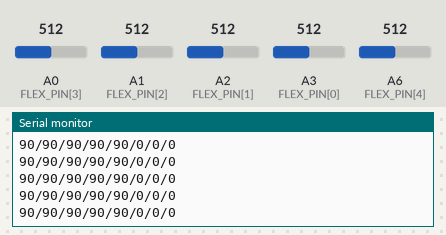
Bench run of a sketch on a simulated Arduino Nano, built with avr-gcc and run on an emulated ATmega328P. On the bench: the last lines printed to the serial monitor. The inputs (shaded band) are chosen by the test bench; at power-on: A1 (FLEX_PIN[2]) = 512, A6 (FLEX_PIN[4]) = 512, A0 (FLEX_PIN[3]) = 512, A2 (FLEX_PIN[1]) = 512, A3 (FLEX_PIN[0]) = 512.

Above: at 1.2 s.
1.3 s: A1 (FLEX_PIN[2]) set to 667
At 2.2 s:
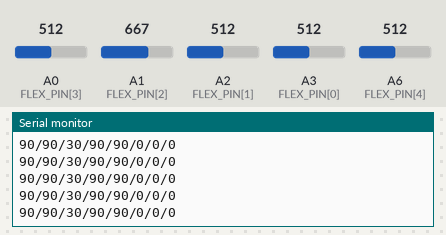
2.8 s: A1 (FLEX_PIN[2]) set to 695
At 3.8 s:
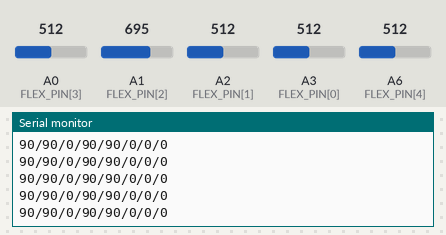
5.8 s: A6 (FLEX_PIN[4]) set to 631
At 6.7 s:
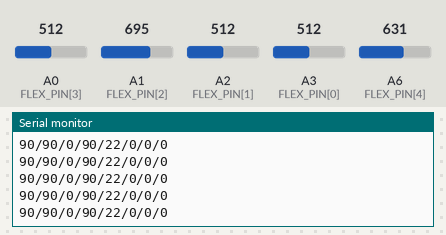
8.8 s: A6 (FLEX_PIN[4]) set to 659
At 9.8 s:
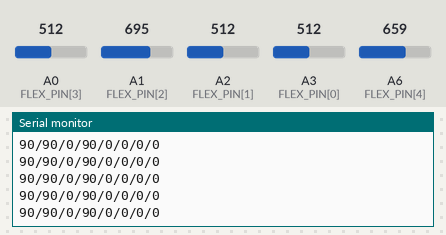
10.3 s: A0 (FLEX_PIN[3]) set to 620
At 10.8 s:
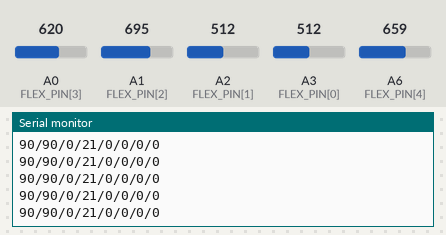
11.8 s: A0 (FLEX_PIN[3]) set to 642
At 12.5 s:
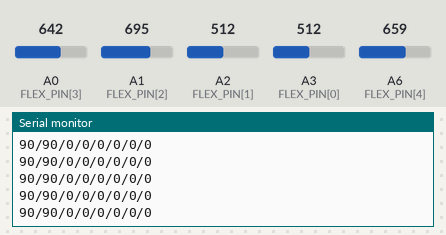
Timing chart, 0 to 14.8 s (numbered marks = the images above; inputs shaded):
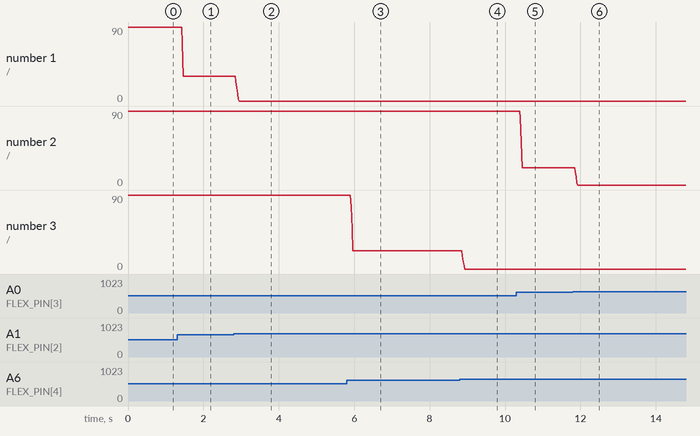

Measured:
- after the input at 1.3 s, the serial monitor: prints a new line after 0.14 s (image 1)
- after the input at 2.8 s, the serial monitor: prints a new line after 0.06 s (image 2)
- after the input at 5.8 s, the serial monitor: prints a new line after 0.12 s (image 3)
- after the input at 8.8 s, the serial monitor: prints a new line after 0.07 s (image 4)
- after the input at 10.3 s, the serial monitor: prints a new line after 0.11 s (image 5)
- after the input at 11.8 s, the serial monitor: prints a new line after 0.07 s (image 6)
- plotted number 1: 90 → 30 after the input at 1.3 s
- plotted number 2: 90 → 21 after the input at 10.3 s

The sketch:

FlexSensorToAngles.ino
```cpp
//Recommend using 47.5k resistors for wider range in ADC values.
//Potentially require a calibration function for setting upper and lower adc values instead of using constants every time.

const int WINDOW_SIZE = 5;
int filterSum[5] = {0};
int adc = 0;
int idx[5] = {0};

const int  INDEX = 0;
const int MIDDLE = 1;
const int   RING = 2;
const int  PINKY = 3;
const int  THUMB = 4;

int READINGS[5][5] = {0};

int angle[5] = {0};
int Roll = 0;
int Pitch = 0;
int Yaw = 0;

const int FLEX_PIN[5] = {A3, A2, A1, A0, A6};
const int UPPER_ADC[5] = {615, 640, 690, 635, 650};
const int LOWER_ADC[5] = {575, 560, 620, 570, 570};

void setup() {
    Serial.begin(9600);
    pinMode(FLEX_PIN[INDEX], INPUT);
    pinMode(FLEX_PIN[MIDDLE], INPUT);
    pinMode(FLEX_PIN[RING], INPUT);
    pinMode(FLEX_PIN[PINKY], INPUT);
    pinMode(FLEX_PIN[THUMB], INPUT);
}

void loop() {
    //Read 5 fingers bend angles
    //int finger = THUMB;
    //angle[finger] = readFlexSensor(finger);
    for (int finger = 0; finger < 5; finger++) {
        angle[finger] = readFlexSensor(finger);
    }

    //IMU RPY: to complete

    //Send 8 angles serially
    Serial.println((String)angle[0] + "/" + angle[1] + "/" + angle[2] + "/" + angle[3] + "/" + angle[4] + "/" +  Roll + "/" + Pitch + "/" + Yaw);

    delay(10);
}

int readFlexSensor(int finger) {
    filterSum[finger] = filterSum[finger] - READINGS[finger][idx[finger]];
    adc = analogRead(FLEX_PIN[finger]);
    READINGS[finger][idx[finger]] = adc;
    filterSum[finger] = filterSum[finger] + adc;
    idx[finger] = (idx[finger] + 1) % WINDOW_SIZE;
    int average = filterSum[finger] / WINDOW_SIZE;
    int angle = map(average, LOWER_ADC[finger], UPPER_ADC[finger], 90, 0);
    //int adc = analogRead(FLEX_PIN[finger]);
    //int angle = map(adc, LOWER_ADC[finger], UPPER_ADC[finger], 90, 0);
    if (angle > 90) {
        angle = 90;
    }
    else if (angle < 0) {
        angle = 0;
    }
    //Serial.println((String)adc + " - " + angle);
    return angle;
}
```
